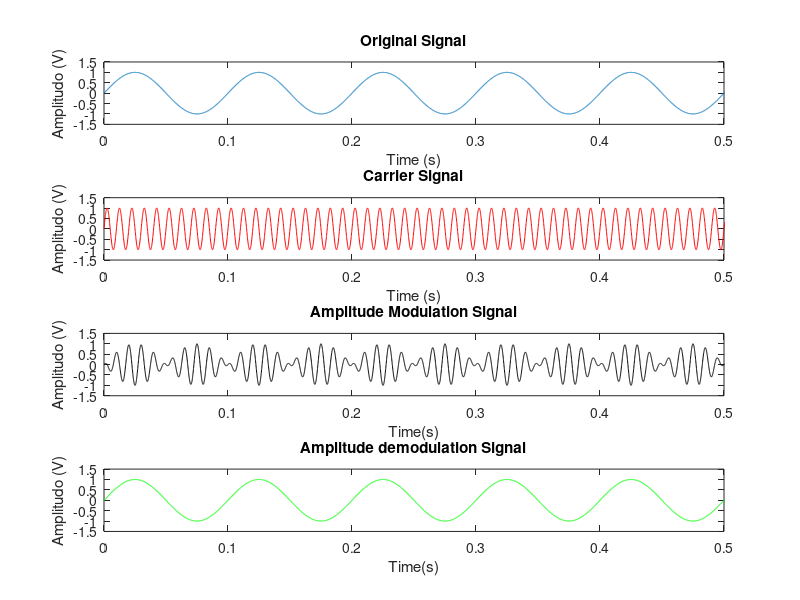

Write MATLAB code to recreate this figure.
%Informasi
Fs=10000;
f=10;
Fc=100;
N=10000; 
n=0:N-1;
t=n/Fs; 
x=sin(2*pi*f*t);
subplot(4,1,1); 
plot(t,x); 
xlabel('Time (s)');
ylabel('Amplitudo (V)'); 
title('Original Signal'); 
axis([0 0.5 -1.5 1.5]);

%Carrier
a=sin(2*pi*Fc*t); 
subplot(4,1,2); 
plot(t,a,'-r'); 
xlabel('Time (s)');
ylabel('Amplitudo (V)'); 
title('Carrier Signal'); 
axis([0 0.5 -1.5 1.5]);

%Modulasi AM
y=ammod(x,Fc,Fs); 
subplot(4,1,3); 
plot(t,y,'-k');
xlabel('Time(s)');
ylabel('Amplitudo (V)'); 
title('Amplitude Modulation Signal'); 
axis([0 0.5 -1.5 1.5]);

%Demodulasi AM
x=amdemod(y,Fc,Fs); 
subplot(4,1,4);
plot(t,x,'-g') ;
xlabel('Time(s)');
ylabel('Amplitudo (V)') ;
title('Amplitude demodulation Signal') ;
axis([0 0.5 -1.5 1.5]);
